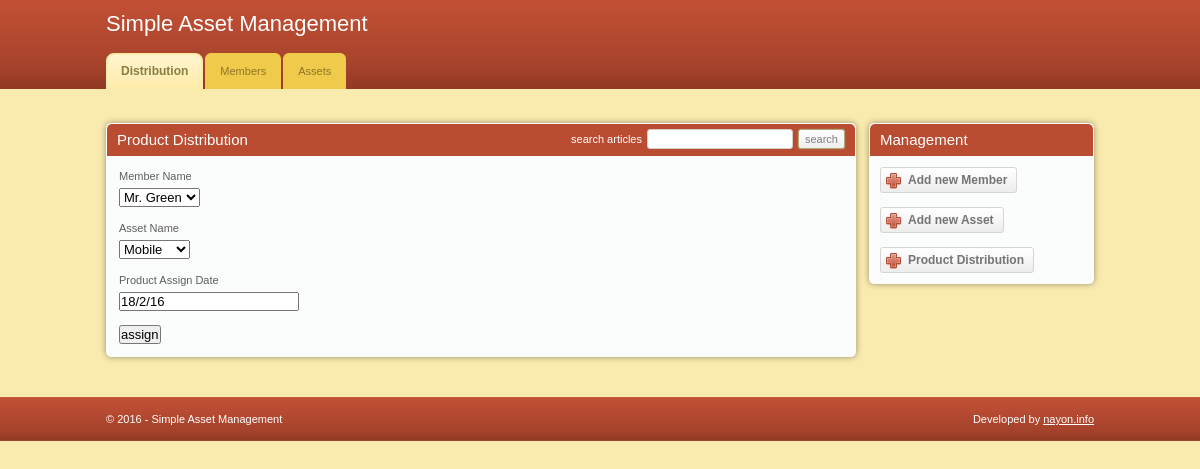
Screenshot of /show_distribution/distributionupdate/6 with the database file from the repository.
### assetapp/models.py (models this page shows, shortened)
class Distribution(models.Model):
    member = models.ForeignKey(Member)
    asset = models.ForeignKey(Asset)
    assignment_date = models.CharField(max_length=30)

### assetapp/views.py (the view)
# urls.py: url(r'^show_distribution/distributionupdate/(?P<id>[0-9]+)$', views.distributionupdate, name='distributionupdate'),
def distributionupdate(request, id=False):
    instance = get_object_or_404(Distribution, id=id)
    form = DistributionForm(request.POST or None, instance=instance)
    if form.is_valid():
        instance = form.save(commit=False)
        instance.save()
    context = {
        "form": form,
        "instance": instance
    }
    return render(request, 'assetapp/add_distribution.html', context)

### assetapp/forms.py
class DistributionForm(forms.ModelForm):
    class Meta:
        model = Distribution
        fields = '__all__'

### assetapp/models.py (called while the page is built)
    def __str__(self):
        return self.name

    def __str__(self):
        return self.name

### assetapp/templates/assetapp/add_distribution.html (shortened to what this page needs)
{% extends 'base.html' %}
{% block content %}
<div class="box">
    <div class="box-head">
        <h2 class="left">Product Distribution</h2>
        <div class="right">
            <label>search articles</label>
            <input type="text" class="field small-field" />
            <input type="submit" class="button" value="search" />
        </div>
    </div>
    <div class="forare" style="padding: 12px;">
    <form action="" method="post">
        <label for="member">Member Name</label>
        {{ form.member }}<br> <br>
        <label for="asset">Asset Name</label>
        {{ form.asset }}<br> <br>
        <label for="assigndate">Product Assign Date</label>
        {{ form.assignment_date }}<br> <br>
        <input type="submit" value="assign">
    </form>
    </div>
</div>
{% endblock content %}

### assetapp/static/assetapp/css/style.css (style rules this page uses)
* { padding:0; margin:0; outline:0; }
body { background:#f9ebae; font-family: Verdana, sans-serif; font-size:11px; line-height:14px; color:#5e5e5e; }
input, textarea, select { font-family: Verdana, sans-serif; font-size:13px; }
.field { border:solid 1px #d3cfc7; background:#fff; padding:5px; }
.small-field { border:solid 1px #d3cfc7; background:#fff; padding:3px 1px; font-size:11px; }
.button { background:#eee url(images/button.gif) repeat-x 0 0; border:solid 1px #b1a874; color:#7f7f7f; font-size:11px; padding:2px 6px 2px 6px; cursor:pointer; line-height:14px !important; }
.left, .alignleft { float:left; display:inline; }
.right, .alignright { float:right; display:inline; }
h2 { font-size:15px; font-weight: normal; }
.box { background:#fbfcfc; height:100%; padding:1px; margin-bottom:20px; }
.box-head { background:#ba4c32; height:32px; color:#fff; padding: 0 10px; line-height:32px; white-space:nowrap; border-bottom:solid 1px #fff; }
.box-head .right { padding-top:5px; line-height:13px; }
.box-head .right label, .box-head .right input { float:left; }
.box-head .right label { padding:4px 0 0 0; }
.box-head .right input { margin-left:5px; }
.box { -moz-border-radius:5px; -webkit-border-radius:5px; -moz-box-shadow: 0 0 6px #978f6c; -webkit-box-shadow: 0 0 6px #978f6c; }
.box-head { -moz-border-radius-topleft:5px; -moz-border-radius-topright:5px; -webkit-border-top-left-radius:5px; -webkit-border-top-right-radius:5px; }
.field, .button { -moz-border-radius:4px; -webkit-border-radius:4px; }
.small-field, .button, .pagging a { -moz-border-radius:3px; -webkit-border-radius:3px; }
.button { -moz-box-shadow: 0 0 2px #978f6c; -webkit-box-shadow: 0 0 2px #978f6c; }

### templates/base.html (style rules this page uses)
.forare label { display: block !important; padding-bottom: 5px; }

### rows the page displays
Distribution: member "Mr. Green", asset "Mobile", assignment_date "18/2/16"
